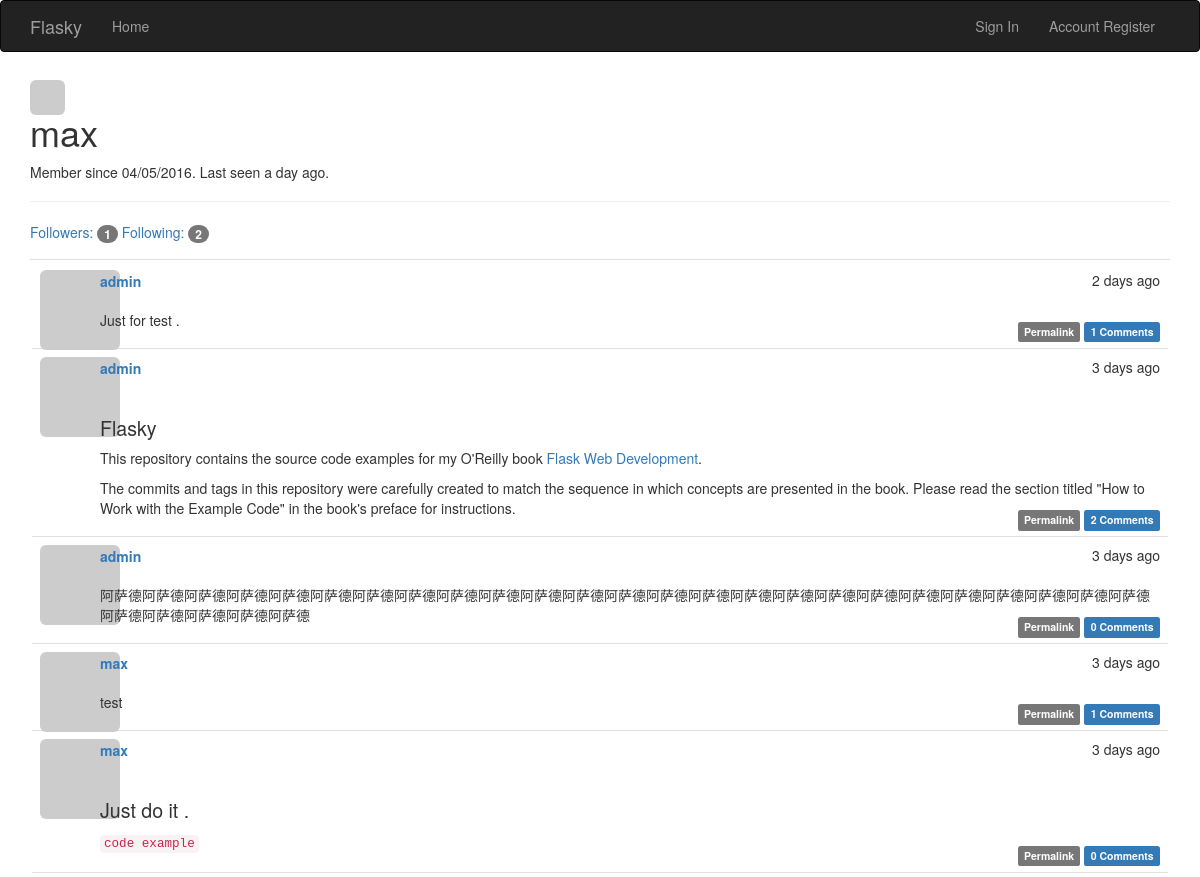
The page /user/max (upper part) on the database as committed earlier.
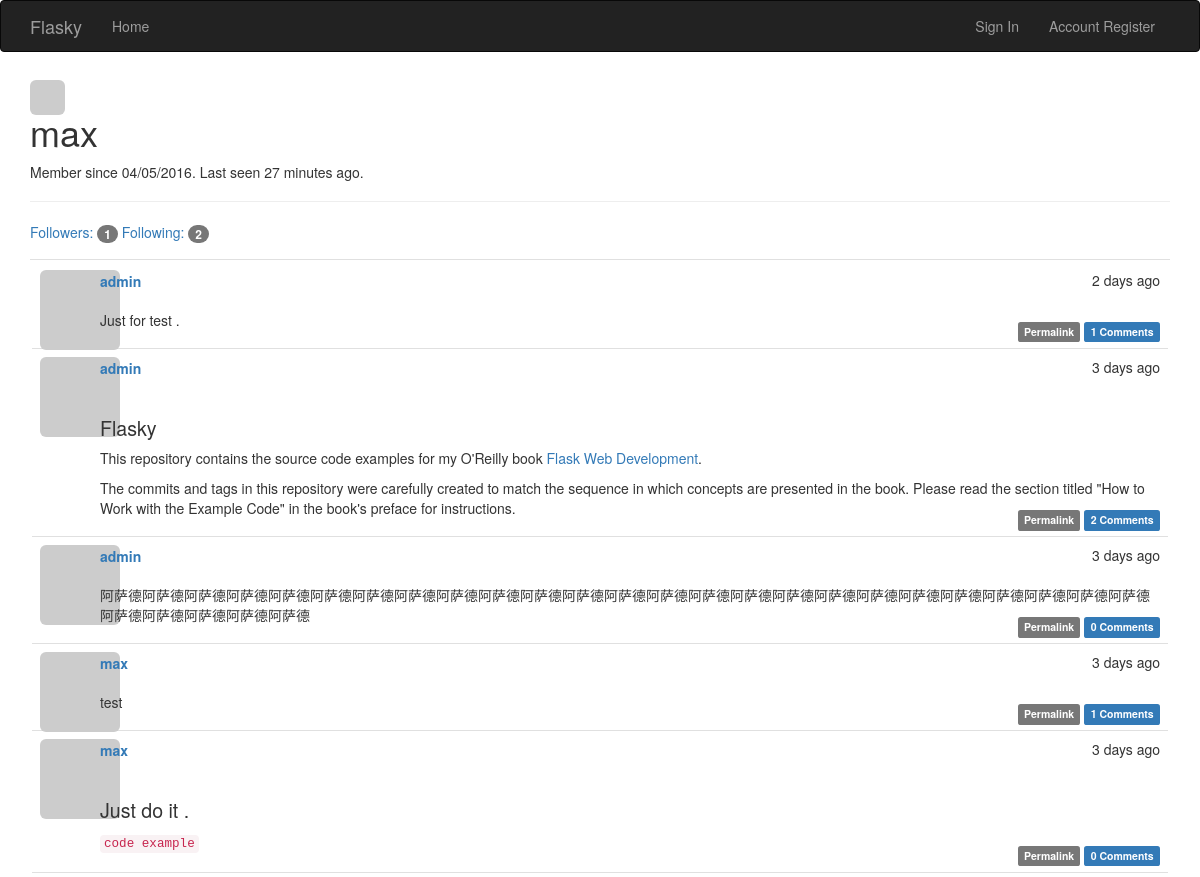
The same page on the database as committed later.
### app/models.py (models this page shows, shortened)
class User(UserMixin, db.Model):
    __tablename__ = 'users'
    id = db.Column(db.Integer, primary_key=True)
    email = db.Column(db.String(64), unique=True, index=True)
    username = db.Column(db.String(64), unique=True, index=True)
    role_id = db.Column(db.Integer, db.ForeignKey('roles.id'))
    password_hash = db.Column(db.String(128))
    confirmed = db.Column(db.Boolean, default=False)
    name = db.Column(db.String(64))
    location = db.Column(db.String(64))
    about_me = db.Column(db.Text())
    member_since = db.Column(db.DateTime, default=datetime.utcnow)
    last_seen = db.Column(db.DateTime, default=datetime.utcnow)
    avatar_hash = db.Column(db.String(32))
    posts = db.relationship('Post', backref='author', lazy='dynamic')
    followed = db.relationship('Follow', foreign_keys=[Follow.follower_id],
                               backref=db.backref('follower', lazy='joined'),
                               lazy='dynamic', cascade='all, delete-orphan')
    followers = db.relationship('Follow', foreign_keys=[Follow.followed_id],
                                backref=db.backref('followed', lazy='joined'),
                                lazy='dynamic', cascade='all, delete-orphan')
    comments = db.relationship('Comment', backref='author', lazy='dynamic')
    def gravatar(self, size=100, default='identicon', rating='g'):
        if request.is_secure:
            url = 'http://en.gravatar.com/avatar/'
        else:
            url = 'http://en.gravatar.com/avatar/'
        hash = self.avatar_hash or hashlib.md5(self.email.encode('utf-8')).hexdigest()
        return '{url}/{hash}?s={size}&d={default}&r={rating}'.format(
            url=url, hash=hash, size=size, default=default, rating=rating)
    @property
    def password(self):
        raise AttributeError('password is not a readable attribute')

class Post(db.Model):
    __tablename__ = 'posts'
    id = db.Column(db.Integer, primary_key=True)
    body = db.Column(db.Text)
    timestamp = db.Column(db.DateTime, default=datetime.utcnow, index=True)
    author_id = db.Column(db.Integer, db.ForeignKey('users.id'))
    body_html = db.Column(db.Text)
    comments = db.relationship('Comment', backref='post', lazy='dynamic')

### app/main/views.py (the view)
@main.route('/user/<username>')
def user(username):
    user = User.query.filter_by(username=username).first()
    if user is None:
        abort(404)
    posts = Post.query.order_by(Post.timestamp.desc()).all()
    return render_template('user.html', user=user, posts=posts)

### app/auth/views.py (called while the page is built)
@auth.before_app_request
def before_request():
    if current_user.is_authenticated:
        current_user.ping()
        if not current_user.confirmed and request.endpoint[:5] != 'auth.':
            return redirect(url_for('auth.unconfirmed'))

### app/main/__init__.py (called while the page is built)
@main.app_context_processor
def inject_permissions():
    return dict(Permission=Permission)

### app/models.py (called while the page is built)
    def can(self, permissions):
        return False

    def is_administrator(selfs):
        return False

### app/templates/user.html (shortened to what this page needs)
{% extends "base.html" %}
{% import "bootstrap/wtf.html" as wtf %}
{% block navbar %}
<div class="navbar navbar-inverse" role="navigation">
<div class="container">
<div class="navbar-header">
<a class="navbar-brand" href="/">Flasky</a>
</div>
<div class="navbar-collapse collapse">
<ul class="nav navbar-nav">
<li><a href="/">Home</a></li>
</ul>
<ul class="nav navbar-nav navbar-right">
{% if current_user.is_authenticated %}
    <li><a href="{{ url_for('auth.logout') }}">Sign Out</a></li>
    <li><a href="{{ url_for('auth.register') }}">Account Register</a> </li>
    <li><a href="{{ url_for('auth.change_password') }}">Change Password</a> </li>
    <li><a href="{{ url_for('auth.change_mail_addr') }}">Change Email</a></li>
{% else %}
    <li><a href="{{ url_for('auth.login') }}">Sign In</a></li>
    <li><a href="{{ url_for('auth.register') }}">Account Register</a> </li>
{% endif %}
</ul>
</div>
</div>
</div>
{% endblock %}
{% block page_content %}
<img style="height: 35px;margin-top: 8px;" class="img-rounded profile-thumbnail" src="{{ user.gravatar() }}">
<div class="page-header">
<h1>{{ user.username }}</h1>
<p>
Member since {{ moment(user.member_since).format('L') }}.
Last seen {{ moment(user.last_seen).fromNow() }}.
</p>
</div>
<a href="{{ url_for('.followers', username=user.username) }}">
Followers: <span class="badge">{{ user.followers.count() -1 }}</span>
</a>
<a href="{{ url_for('.followed_by', username=user.username) }}">
Following: <span class="badge">{{ user.followed.count() -1 }}</span>
</a>
{% include "_posts.html" %}
{% endblock %}

### app/templates/base.html (shortened to what this page needs)
{% extends "bootstrap/base.html" %}
{% block head %}
{{ super() }}
<link rel="stylesheet" type="text/css" href="{{ url_for('static', filename='styles.css') }}">
{% endblock %}
{% block content %}
<div class="container">
{% block page_content %}{% endblock %}
</div>
{% endblock %}

### app/templates/_posts.html (shortened to what this page needs)
<ul class="posts">
{% for post in posts %}
<li class="post">
<div class="profile-thumbnail">
<a href="{{ url_for('.user', username=post.author.username) }}">
<img class="img-rounded profile-thumbnail"
src="{{ post.author.gravatar(size=48) }}">
</a>
</div>
<div class="post-date">{{ moment(post.timestamp).fromNow() }}</div>
<div class="post-author">
<a href="{{ url_for('.user', username=post.author.username) }}">
{{ post.author.username }}
</a>
</div>
<div class="post-body">
    {% if post.body_html %}
        {{ post.body_html|safe }}
    {% else %}
        {{ post.body }}
    {% endif %}
</div>
<div class="post-footer">
    <a href="{{ url_for('main.post', id=post.id) }}">
        <span class="label label-default">Permalink</span>
    </a>
    <a href="{{ url_for('.post', id=post.id) }}#comments">
        <span class="label label-primary">
        {{ post.comments.count() }} Comments
        </span>
    </a>
</div>
</li>
{% endfor %}
</ul>

### app/static/styles.css (style rules this page uses)
.profile-thumbnail { position: absolute; }
ul.posts { list-style-type: none; padding: 2px; margin: 16px 0px 0px 0px; border-top: 1px solid #e0e0e0; }
ul.posts li.post { padding: 8px; border-bottom: 1px solid #e0e0e0; }
div.post-date { float: right; }
div.post-author { font-weight: bold; position:relative; left:60px; top: 1px; }
div.post-body { position:relative; left: 60px; top: 20px; margin-right : 60px }
div.post-footer { position:relative; text-align: right; }
.post-body h1 { font-size: 140%; }

Rows that differ between the two databases and show on the page:
changed User "max": last_seen "a day ago" → "27 minutes ago"
